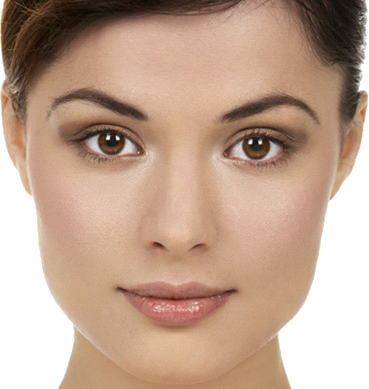
#> input picture Edge detection/Canny/Sample Images/lady.png, 369 x 389 px; its folder holds only this picture in this run
$ python canny_edge.py   (older library calls are emulated)
#> lines starting #> are read from the running program, lines starting #| are printed output that depends on the picture; after the words box and inside, x2 and y2 are one past the last pixel; in counts of white or black regions, pixels touching at a corner belong together
import cv2
import os
# Read the original image
directory = "Sample Images"
newDirectory = "Canny Edge detected Images"
for filename in os.listdir(directory):
    path = directory + "/" + filename
    img = cv2.imread(path)
#> img is the input picture: shape (389, 369, 3); mean B, G, R 143.3, 162.6, 191.6

    # Display original image
    cv2.imshow('Original', img)
    cv2.waitKey(0)
    # Convert to graycsale
    img_gray = cv2.cvtColor(img, cv2.COLOR_BGR2GRAY)
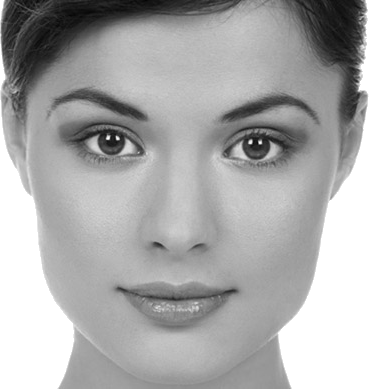
#> img_gray: shape (389, 369); min 4, max 255, mean 169
    # Blur the image for better edge detection
    img_blur = cv2.GaussianBlur(img_gray, (3, 3), 0)

    # Sobel Edge Detection
    sobelx = cv2.Sobel(src=img_blur, ddepth=cv2.CV_64F, dx=1, dy=0, ksize=5)  # Sobel Edge Detection on the X axis
    sobely = cv2.Sobel(src=img_blur, ddepth=cv2.CV_64F, dx=0, dy=1, ksize=5)  # Sobel Edge Detection on the Y axis
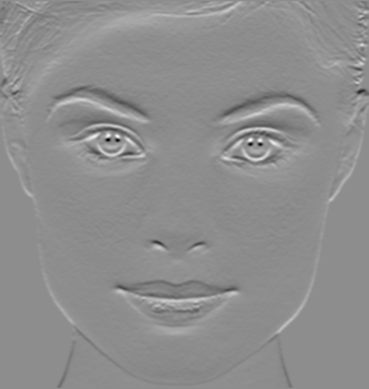
#> sobely: shape (389, 369) float64; min -6683, max 5384, mean 44.1; drawn with min black and max white
    sobelxy = cv2.Sobel(src=img_blur, ddepth=cv2.CV_64F, dx=1, dy=1, ksize=5)  # Combined X and Y Sobel Edge Detection
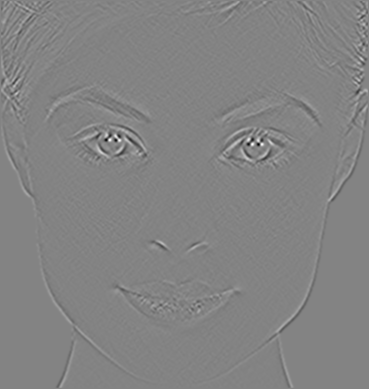
#> sobelxy: shape (389, 369) float64; min -1356, max 1274, mean 0; drawn with min black and max white

    # Display Sobel Edge Detection Images
    cv2.imshow('Sobel X', sobelx)
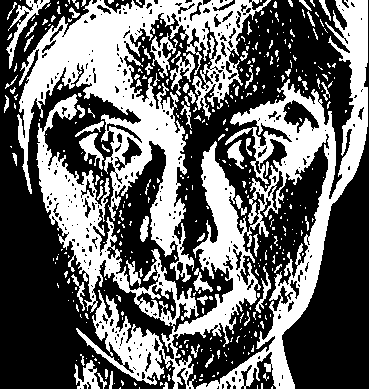
#> window 'Sobel X': shape (389, 369); 40.6% white; 406 white regions (328 under 20 px), largest, box (x1, y1, x2, y2) and area: (36, 0, 368, 389) 30856, (17, 0, 271, 282) 19786, (6, 0, 50, 69) 589
    cv2.waitKey(0)
    cv2.imshow('Sobel Y', sobely)
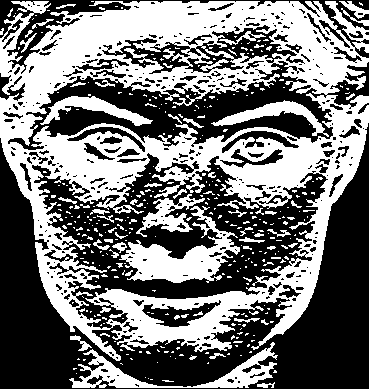
#> window 'Sobel Y': shape (389, 369); 46.1% white; 373 white regions (310 under 20 px), largest, box (x1, y1, x2, y2) and area: (0, 1, 369, 361) 52885, (119, 206, 240, 283) 3445, (69, 342, 278, 388) 2407
    cv2.waitKey(0)
    cv2.imshow('Sobel X Y using Sobel() function', sobelxy)
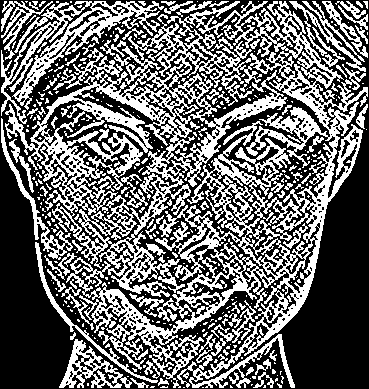
#> window 'Sobel X Y using Sobel() functi': shape (389, 369); 41% white; 414 white regions (319 under 20 px), largest, box (x1, y1, x2, y2) and area: (5, 1, 368, 388) 42503, (1, 1, 164, 124) 4107, (59, 339, 132, 388) 1210
    cv2.waitKey(0)

    # Canny Edge Detection
    edges = cv2.Canny(image=img_blur, threshold1=100, threshold2=200)  # Canny Edge Detection
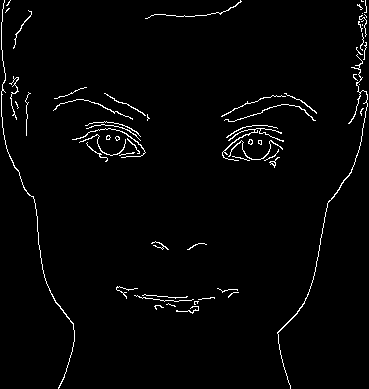
#> edges: shape (389, 369); 2.2% white in thin lines or dots
    # Display Canny Edge Detection Image
    cv2.imshow('Canny Edge Detection', edges)
    new_filename = filename.split(".")[0] + "_edges.png"
    cv2.imwrite(new_filename, edges)
    cv2.waitKey(0)
    cv2.destroyAllWindows()

$ run again, on Edge detection/Marr Hildreth/Sample Images/lake.png
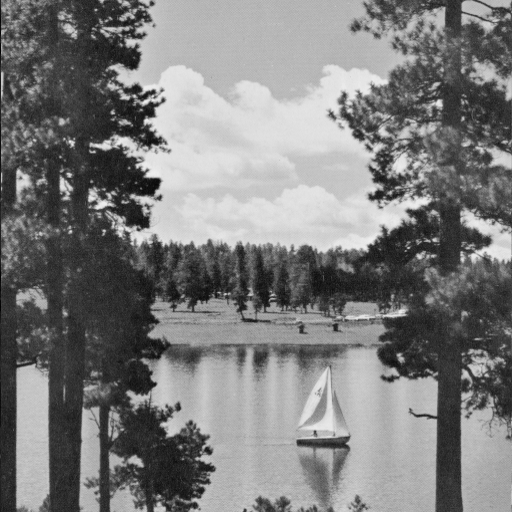
#> input picture Edge detection/Marr Hildreth/Sample Images/lake.png, 512 x 512 px, found by its file name
#> img is the input picture: shape (512, 512, 3); min 1, max 240, mean 124.4
#> `cv2.imshow('Sobel X', sobelx)`:
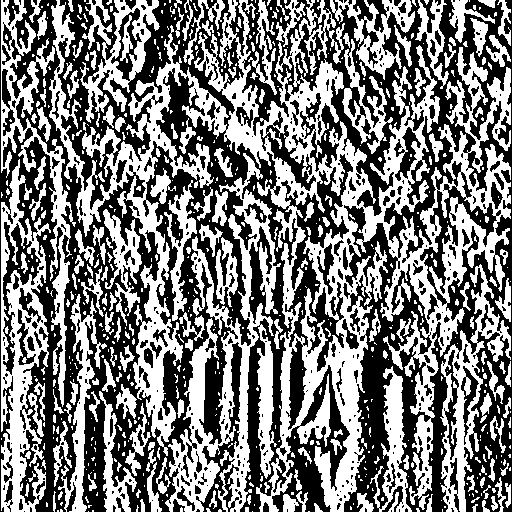
#> window 'Sobel X': shape (512, 512); 48.1% white; 646 white regions (444 under 20 px), largest, box (x1, y1, x2, y2) and area: (49, 0, 511, 512) 56353, (165, 153, 281, 512) 12751, (1, 159, 51, 512) 7466
#> `edges = cv2.Canny(image=img_blur, threshold1=100, threshold2=200)`:
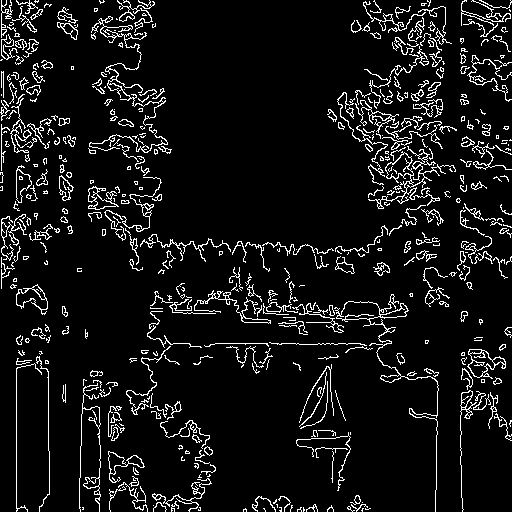
#> edges: shape (512, 512); 7.9% white in thin lines or dots
